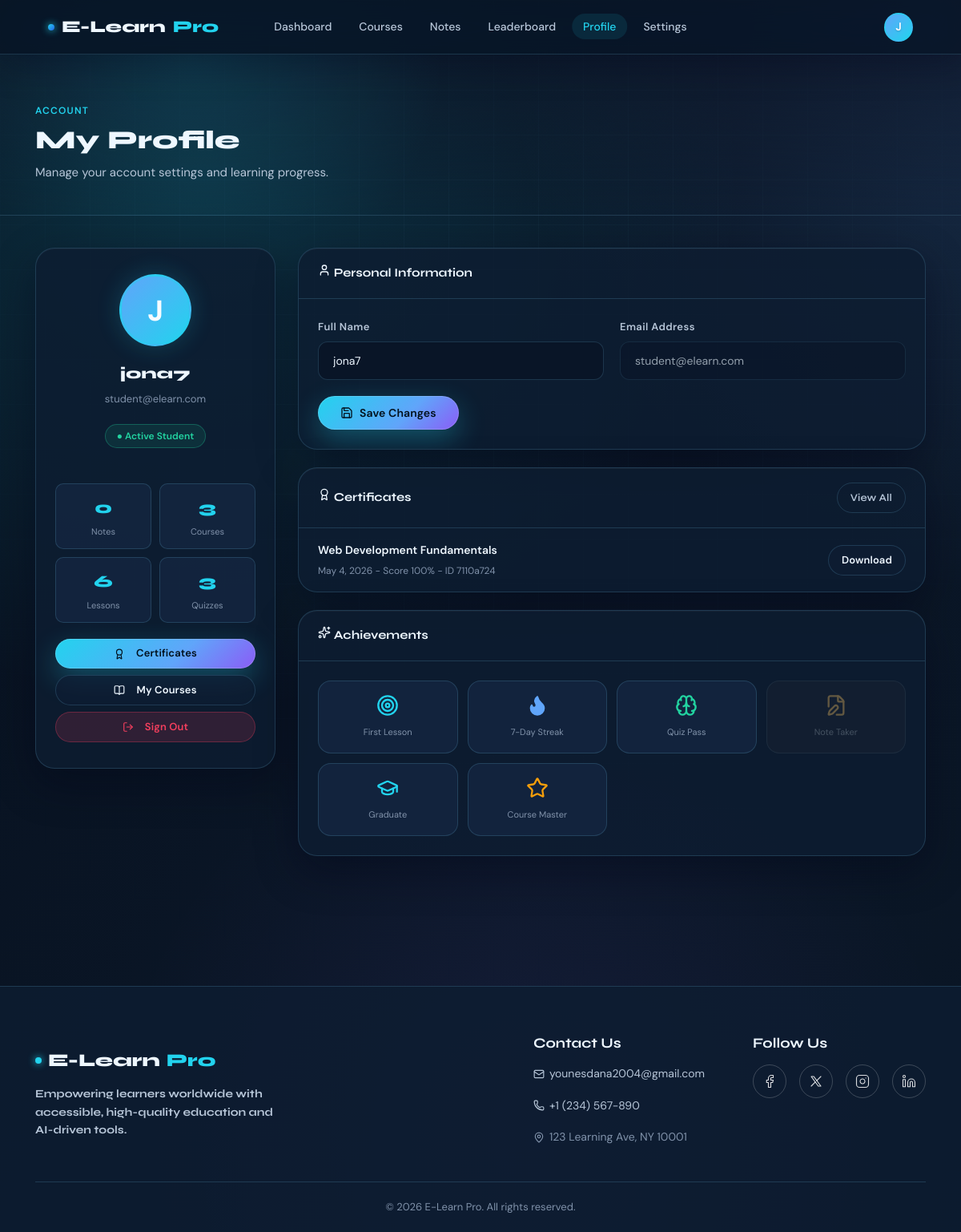
Screenshot of /profile (signed in) with the database file from the repository.
### tables this page shows
CREATE TABLE courses (
            id TEXT PRIMARY KEY,
            title TEXT NOT NULL,
            description TEXT,
            emoji TEXT DEFAULT 'book',
            color TEXT DEFAULT '#1a2a4a',
            level TEXT DEFAULT 'beginner',
            hours INTEGER DEFAULT 0,
            category TEXT DEFAULT 'general',
            created_by INTEGER,
            created_at TEXT
        );

### app.py (the view, shortened to what this page needs)
@app.route("/profile", methods=["GET", "POST"])
@login_required
def profile():
    db = get_db()
    ensure_certificates_for_user(session["user_id"])
    notes_count = db.execute("SELECT COUNT(*) FROM notes WHERE user_id=?", (session["user_id"],)).fetchone()[0]
    stats = get_user_stats(session["user_id"])
    quiz_count = db.execute("SELECT COUNT(*) FROM quiz_results WHERE user_id=?", (session["user_id"],)).fetchone()[0]
    certificates = db.execute(
        """
        SELECT ec.course_id, ec.percentage AS quiz_score, ec.certificate_id,
               ec.created_at AS completed_at, c.title AS course_title
        FROM exam_completions ec
        JOIN courses c ON c.id = ec.course_id
        WHERE ec.user_id=?
        UNION ALL
        SELECT cp.course_id, cp.quiz_score AS quiz_score, cp.certificate_id,
               cp.completed_at AS completed_at, c.title AS course_title
        FROM completions cp
        JOIN courses c ON c.id = cp.course_id
        WHERE cp.user_id=?
          AND NOT EXISTS (
            SELECT 1 FROM exam_completions ec
            WHERE ec.user_id=cp.user_id AND ec.course_id=cp.course_id
          )
        ORDER BY completed_at DESC
        LIMIT 3
        """,
        (session["user_id"], session["user_id"]),
    ).fetchall()
    return render_template(
        "profile.html", user=current_user(), notes_count=notes_count, stats=stats,
        quiz_count=quiz_count, certificates=certificates,
    )

### app.py (called while the page is built, shortened)
def get_db():
    if "db" not in g:
        g.db = sqlite3.connect(DATABASE, detect_types=sqlite3.PARSE_DECLTYPES)
        g.db.row_factory = sqlite3.Row
    return g.db

def login_required(f):
    @wraps(f)
    def decorated(*args, **kwargs):
        if "user_id" not in session:
            flash("Please sign in to continue.", "info")
            return redirect(url_for("login"))
        return f(*args, **kwargs)
    return decorated

def current_user():
    return {
        "id":    session.get("user_id"),
        "name":  session.get("name"),
        "email": session.get("email"),
        "role":  session.get("role"),
    }

def format_date(value, fallback=""):
    if not value:
        return fallback
    try:
        return datetime.fromisoformat(value).strftime("%B %-d, %Y")
    except ValueError:
        try:
            return datetime.fromisoformat(value).strftime("%B %#d, %Y")
        except ValueError:
            return fallback or value

def get_course_progress(user_id, course_id):
    db = get_db()
    total = db.execute("SELECT COUNT(*) FROM lessons WHERE course_id=?", (course_id,)).fetchone()[0]
    if total == 0:
        return 0
    visited = db.execute(
        """
        SELECT COUNT(DISTINCT p.lesson_id)
        FROM progress p
        JOIN lessons l ON l.id = p.lesson_id
        WHERE p.user_id=? AND l.course_id=?
        """,
        (user_id, course_id),
    ).fetchone()[0]
    return int(round((visited / total) * 100))

def ensure_certificates_for_user(user_id):
    db = get_db()
    passed_courses = db.execute(
        """
        SELECT course_id, MAX(percentage) AS best_score
        FROM quiz_results
        WHERE user_id=? AND percentage>=70
        GROUP BY course_id
        """,
        (user_id,),
    ).fetchall()
    created = 0
    for row in passed_courses:
        existing = db.execute(
            "SELECT id FROM completions WHERE user_id=? AND course_id=?",
            (user_id, row["course_id"]),
        ).fetchone()
        if existing:
            continue
    if created:
        db.commit()
    return created

### templates/profile.html (shortened to what this page needs)
{% extends "base.html" %}
{% block content %}
<div class="page-hero">
  <div class="container">
    <div class="section-label">Account</div>
    <h1 class="page-hero-title">My Profile</h1>
    <p class="page-hero-subtitle">Manage your account settings and learning progress.</p>
  </div>
</div>
<div class="container">
  <div class="profile-layout">
    <div>
      <div class="profile-card">
        <div class="profile-avatar-big">{{ user.name[0]|upper }}</div>
        <div class="profile-name">{{ user.name }}</div>
        <div class="profile-email">{{ user.email }}</div>
        <div class="profile-badge">● {{ 'Admin' if user.role == 'admin' else 'Active Student' }}</div>
        <div class="profile-stats-mini">
          <div class="p-stat"><div class="p-stat-num">{{ notes_count }}</div><div class="p-stat-label">Notes</div></div>
          <div class="p-stat"><div class="p-stat-num">{{ stats.total_courses_started }}</div><div class="p-stat-label">Courses</div></div>
          <div class="p-stat"><div class="p-stat-num">{{ stats.total_lessons_completed }}</div><div class="p-stat-label">Lessons</div></div>
          <div class="p-stat"><div class="p-stat-num">{{ quiz_count }}</div><div class="p-stat-label">Quizzes</div></div>
        </div>
        <div style="display:flex;flex-direction:column;gap:8px;margin-top:8px;">
          <a href="{{ url_for('certificates') }}" class="btn btn-primary btn-sm" style="text-decoration:none;"><i data-lucide="award" style="width:14px;height:14px;margin-right:6px;"></i> Certificates</a>
          <a href="{{ url_for('courses') }}" class="btn btn-secondary btn-sm" style="text-decoration:none;"><i data-lucide="book-open" style="width:14px;height:14px;margin-right:6px;"></i> My Courses</a>
          <a href="{{ url_for('logout') }}" class="btn btn-danger btn-sm" style="text-decoration:none;"><i data-lucide="log-out" style="width:14px;height:14px;margin-right:6px;"></i> Sign Out</a>
        </div>
      </div>
    </div>
    <div>
      <div class="settings-section">
        <div class="settings-section-head"><span><i data-lucide="user" style="width:16px;height:16px;"></i> Personal Information</span></div>
        <div style="padding:24px;">
          <form method="POST" action="{{ url_for('profile') }}">
            <div class="grid-2">
              <div class="form-group">
                <label class="form-label">Full Name</label>
                <input type="text" name="name" value="{{ user.name }}" placeholder="Your full name"/>
              </div>
              <div class="form-group">
                <label class="form-label">Email Address</label>
                <input type="email" value="{{ user.email }}" readonly style="opacity:0.6;cursor:not-allowed;"/>
              </div>
            </div>
            <button type="submit" class="btn btn-primary"><i data-lucide="save" style="width:16px;height:16px;"></i> Save Changes</button>
          </form>
        </div>
      </div>
      <div class="settings-section">
        <div class="settings-section-head">
          <span><i data-lucide="award" style="width:16px;height:16px;"></i> Certificates</span>
          <a href="{{ url_for('certificates') }}" class="btn btn-ghost btn-sm">View All</a>
        </div>
        {% for cert in certificates %}
        <div class="cert-mini">
          <div>
            <div class="settings-label">{{ cert.course_title }}</div>
            <div class="settings-desc">{{ cert.completed_at|pretty_date }} - Score {{ "%.0f"|format(cert.quiz_score) }}% - ID {{ cert.certificate_id[:8] }}</div>
          </div>
          <a href="{{ url_for('certificate', course_id=cert.course_id) }}" class="btn btn-secondary btn-sm">Download</a>
        </div>
        {% else %}
        <div class="empty-state" style="padding:36px 20px;">Complete every lesson and pass a quiz to earn your first certificate.</div>
        {% endfor %}
      </div>
      <div class="settings-section">
        <div class="settings-section-head"><span><i data-lucide="sparkles" style="width:16px;height:16px;"></i> Achievements</span></div>
        <div style="padding:24px;">
          <div class="achievements-grid">
            <div class="achievement {% if stats.total_lessons_completed < 1 %}locked{% endif %}"><div><i data-lucide="target" style="width:28px;height:28px;color:var(--accent);"></i></div><div class="p-stat-label">First Lesson</div></div>
            <div class="achievement"><div><i data-lucide="flame" style="width:28px;height:28px;color:var(--accent2);fill:var(--accent2);"></i></div><div class="p-stat-label">7-Day Streak</div></div>
            <div class="achievement {% if stats.quizzes_passed < 1 %}locked{% endif %}"><div><i data-lucide="brain" style="width:28px;height:28px;color:var(--success);"></i></div><div class="p-stat-label">Quiz Pass</div></div>
            <div class="achievement {% if notes_count < 1 %}locked{% endif %}"><div><i data-lucide="file-edit" style="width:28px;height:28px;color:var(--warning);"></i></div><div class="p-stat-label">Note Taker</div></div>
            <div class="achievement {% if stats.certificates < 1 %}locked{% endif %}"><div><i data-lucide="graduation-cap" style="width:28px;height:28px;color:var(--accent);"></i></div><div class="p-stat-label">Graduate</div></div>
            <div class="achievement {% if stats.courses_with_full_progress < 1 %}locked{% endif %}"><div><i data-lucide="star" style="width:28px;height:28px;color:var(--warning);"></i></div><div class="p-stat-label">Course Master</div></div>
          </div>
        </div>
      </div>
    </div>
  </div>
</div>
{% endblock %}

### templates/profile.html (style rules this page uses)
.profile-layout { display:grid;grid-template-columns:300px 1fr;gap:28px;padding:40px 0 80px; }
.profile-card { background:var(--bg-card);border:1px solid var(--border);border-radius:var(--radius-lg);padding:32px 24px;text-align:center;position:sticky;top:88px;box-shadow:var(--shadow-card);backdrop-filter:blur(18px); }
.profile-avatar-big { width:90px;height:90px;border-radius:50%;background:linear-gradient(135deg,var(--accent2),var(--accent));display:flex;align-items:center;justify-content:center;font-size:36px;font-weight:800;color:#f8fcff;margin:0 auto 18px;border:3px solid var(--border-light);box-shadow:0 0 30px rgba(34,211,238,0.2); }
.profile-name { font-family:var(--font-head);font-size:1.2rem;font-weight:800;margin-bottom:4px; }
.profile-email { font-size:13px;color:var(--text-muted);margin-bottom:20px; }
.profile-badge { display:inline-flex;align-items:center;gap:6px;background:rgba(34,211,160,0.1);border:1px solid rgba(34,211,160,0.3);border-radius:100px;padding:4px 14px;font-size:12px;font-weight:600;color:var(--success);margin-bottom:24px; }
.profile-stats-mini { display:grid;grid-template-columns:1fr 1fr;gap:10px;margin:20px 0; }
.p-stat { background:var(--bg-card2);border:1px solid var(--border);border-radius:var(--radius-sm);padding:12px 8px; }
.p-stat-num { font-family:var(--font-head);font-size:1.3rem;font-weight:800;color:var(--accent); }
.p-stat-label { font-size:11px;color:var(--text-muted);margin-top:2px; }
.settings-section { background:var(--bg-card);border:1px solid var(--border);border-radius:var(--radius-lg);overflow:hidden;margin-bottom:22px;box-shadow:var(--shadow-card);backdrop-filter:blur(18px); }
.settings-section-head { padding:18px 24px;border-bottom:1px solid var(--border);font-family:var(--font-head);font-size:15px;font-weight:700;display:flex;align-items:center;justify-content:space-between;gap:8px; }
.settings-label { font-size:14px;font-weight:600;margin-bottom:3px; }
.settings-desc { font-size:12px;color:var(--text-muted); }
.achievements-grid { display:grid;grid-template-columns:repeat(4,1fr);gap:12px; }
.achievement { background:var(--bg-card2);border:1px solid var(--border);border-radius:var(--radius-md);padding:16px 10px;text-align:center;transition:all var(--transition); }
.achievement.locked { opacity:0.45;filter:grayscale(0.5); }
.cert-mini { display:flex;align-items:center;justify-content:space-between;gap:14px;padding:16px 24px;border-bottom:1px solid var(--border); }
.cert-mini:last-child { border-bottom:none; }

### rows the page displays
courses: course_title "Web Development Fundamentals", completed_at|pretty_date "May 4, 2026", quiz_score "100", certificate_id "7110a724"

### other values shown
{{ session.name[0]|upper if session.name else 'U' }} "J"
{{ user.name[0]|upper }} "J"
{{ user.name }} "jona7"
{{ user.email }} "student@elearn.com"
{{ 'Admin' if user.role == 'admin' else 'Active Student' }} "Active Student"
{{ notes_count }} "0"
{{ stats.total_courses_started }} "3"
{{ stats.total_lessons_completed }} "6"
{{ quiz_count }} "3"
